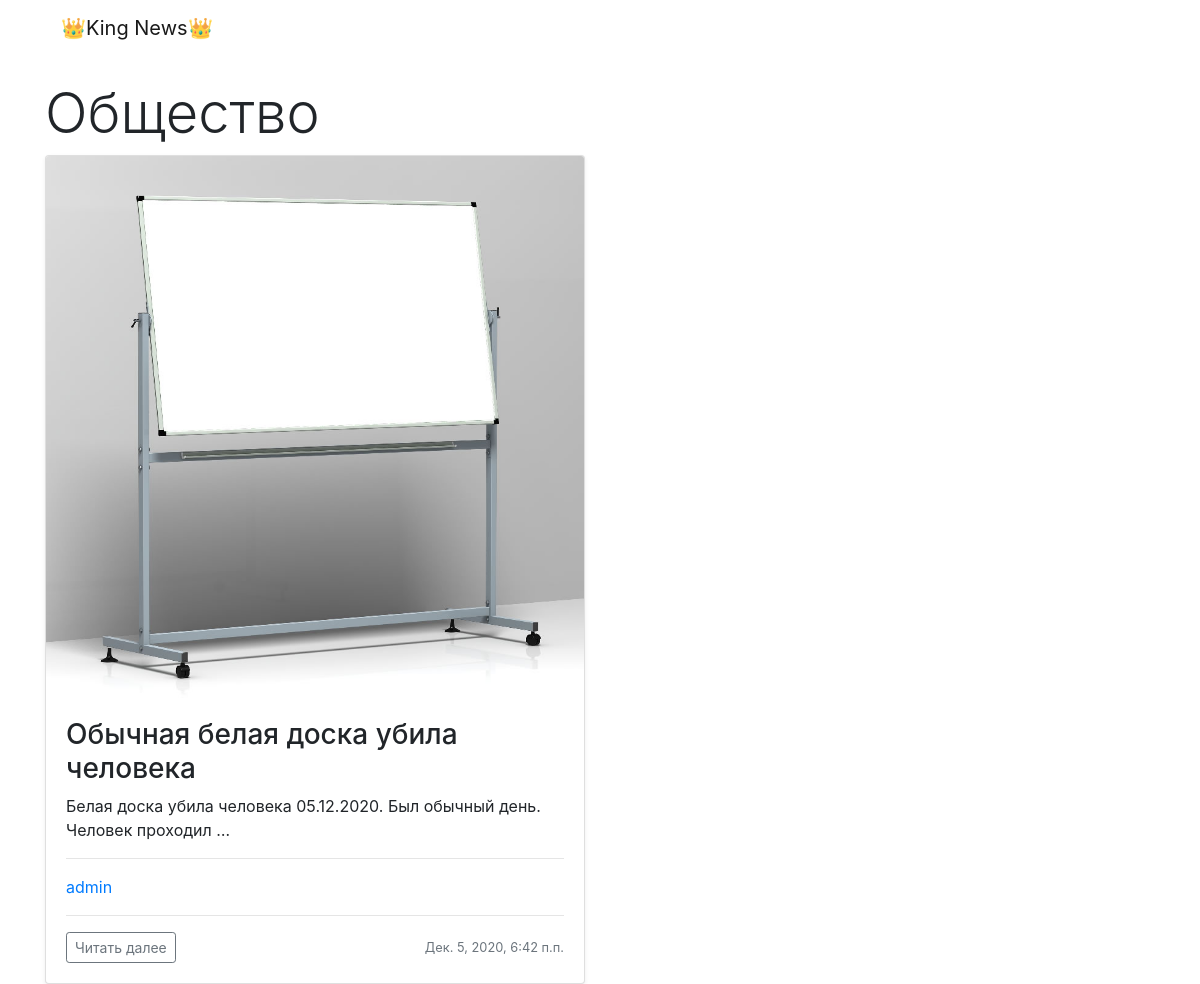
The app's page /news/category/1, older data.
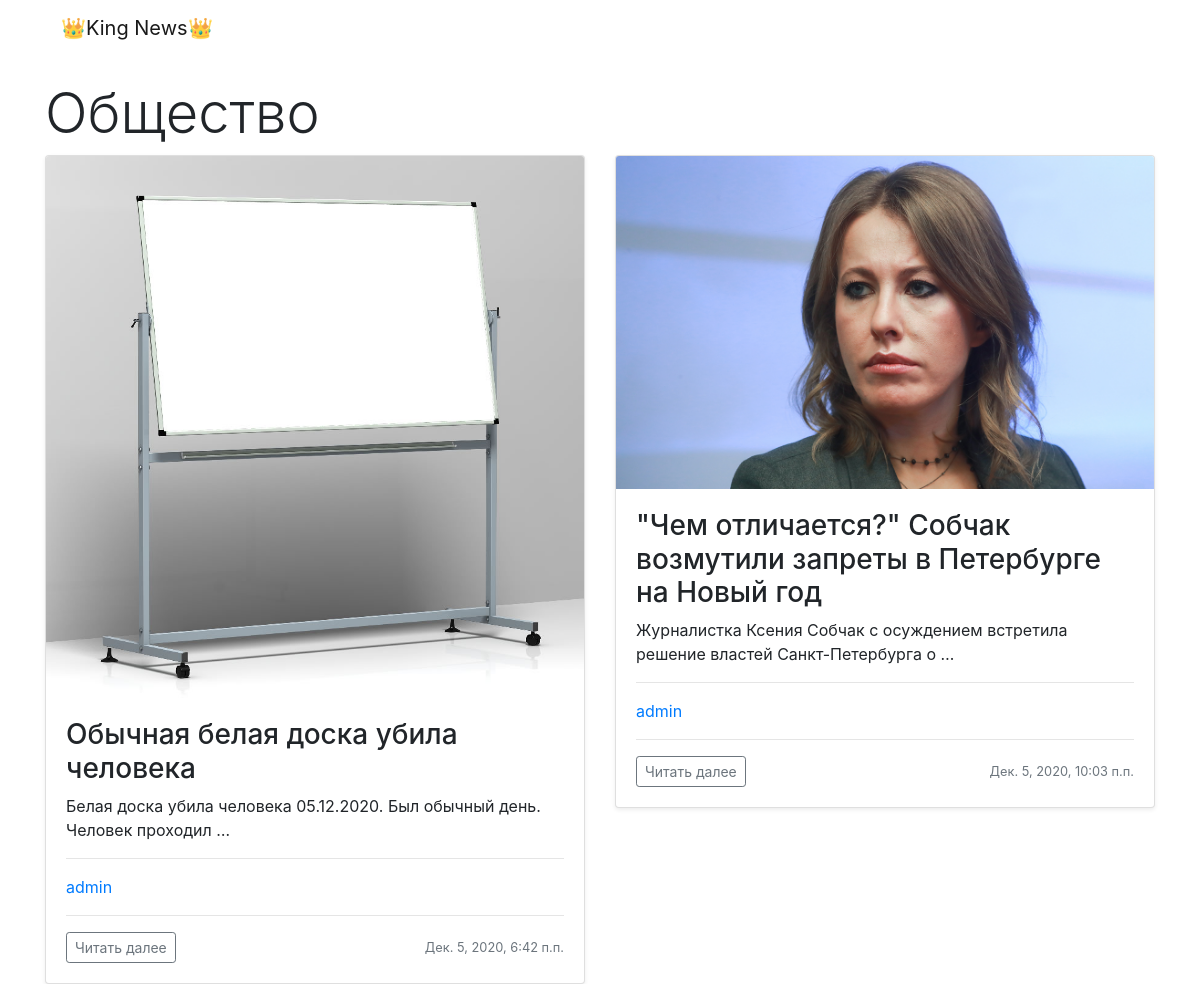
The same page, newer data.
### news/models.py (models this page shows, shortened)
class News(models.Model):
    author = models.ForeignKey(User, on_delete=models.PROTECT, verbose_name='автор', default=None)
    title = models.CharField(max_length=150, verbose_name='заголовок')
    content = models.TextField(verbose_name='текст')
    created_at = models.DateTimeField(auto_now_add=True, verbose_name='дата создания')
    updated_at = models.DateTimeField(auto_now=True, verbose_name='дата обновления')
    photo = models.ImageField(upload_to='photos/%Y/%m/%d/', verbose_name='постер', default='photos/default.svg')
    is_published = models.BooleanField(default=True, verbose_name='статус публикации')
    category = models.ForeignKey('Category', on_delete=models.PROTECT, verbose_name='категория', db_index=True, default=None)
    def get_absolute_url(self):
        return reverse('news:detail_news', kwargs={'pk': self.pk})
    class Meta:
        verbose_name = 'новость'
        verbose_name_plural = 'новости'
        ordering = ['created_at', 'title']

### news/views.py (the view)
# urls.py: path('category/<int:category_id>', DetailCategory.as_view(), name='detail_category'),
class DetailCategory(ListView):
    model = News
    template_name = 'news/detail_category.html'
    context_object_name = 'detail_category'
    def get_queryset(self):
        return News.objects.filter(category=self.kwargs['category_id'], is_published=True)
    def get_context_data(self, *, object_list=None, **kwargs):
        context = super(DetailCategory, self).get_context_data(**kwargs)
        context['title_category'] = Category.objects.get(pk=self.kwargs['category_id']).title
        return context

### news/templates/news/detail_category.html (shortened to what this page needs)
{% extends 'base.html' %}
{% block content %}
    {% include 'inc/_nav.html' %}
    <br>
    <h1 class="display-4">{{ title_category }}</h1>
    <div class="row row-cols-2">
        {% for category in detail_category %}
            <div class="col">
                <div class="card shadow-sm">
                    <img class="bd-placeholder-img card-img-top" focusable="false" role="img"
                         width="100%" height="100%" src="{{ category.photo.url }}">
                    <div class="card-body">
                        <h3 class="card-text">{{ category.title }}</h3>
                        <p class="card-text">{{ category.content|truncatewords:10 }}</p>
                        <hr>
                        <a style="text-decoration: none;" href="#"><p>{{ category.author }}</p></a>
                        <hr>
                        <div class="d-flex justify-content-between align-items-center">
                            <div class="btn-group">
                                <form action="{{ category.get_absolute_url }}">
                                    <button type="submit" class="btn btn-sm btn-outline-secondary">
                                        Читать далее
                                    </button>
                                </form>
                            </div>
                            <small class="text-muted">{{ category.created_at }}</small>
                        </div>
                    </div>
                </div>
            </div>
        {% endfor %}
    </div>
{% endblock %}

Row changes from the older to the newer data that the page shows:
added News: photo (picture), title "\"Чем отличается?\" Собчак возмутили запреты в Петербурге на Новый год", content "Журналистка Ксения Собчак с осуждением встретила решение властей Санкт-Петербурга о …", author "admin", created_at "Дек. 5, 2020, 10:03 п.п."
